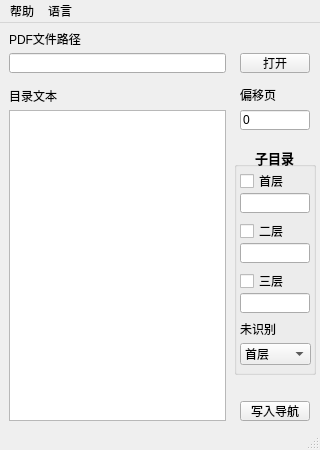
<?xml version="1.0" encoding="UTF-8"?>
<ui version="4.0">
 <class>PDFdir</class>
 <widget class="QMainWindow" name="PDFdir">
  <property name="geometry">
   <rect>
    <x>0</x>
    <y>0</y>
    <width>320</width>
    <height>450</height>
   </rect>
  </property>
  <property name="sizePolicy">
   <sizepolicy hsizetype="Ignored" vsizetype="Ignored">
    <horstretch>0</horstretch>
    <verstretch>0</verstretch>
   </sizepolicy>
  </property>
  <property name="minimumSize">
   <size>
    <width>320</width>
    <height>450</height>
   </size>
  </property>
  <property name="maximumSize">
   <size>
    <width>320</width>
    <height>450</height>
   </size>
  </property>
  <property name="windowTitle">
   <string>PDFdir</string>
  </property>
  <widget class="QWidget" name="centralwidget">
   <widget class="QLineEdit" name="pdf_path_edit">
    <property name="geometry">
     <rect>
      <x>9</x>
      <y>30</y>
      <width>217</width>
      <height>20</height>
     </rect>
    </property>
   </widget>
   <widget class="QPushButton" name="open_button">
    <property name="geometry">
     <rect>
      <x>240</x>
      <y>30</y>
      <width>70</width>
      <height>20</height>
     </rect>
    </property>
    <property name="text">
     <string>打开</string>
    </property>
   </widget>
   <widget class="QTextEdit" name="dir_text_edit">
    <property name="geometry">
     <rect>
      <x>9</x>
      <y>87</y>
      <width>217</width>
      <height>311</height>
     </rect>
    </property>
    <property name="font">
     <font>
      <pointsize>8</pointsize>
     </font>
    </property>
    <property name="html">
     <string>&lt;!DOCTYPE HTML PUBLIC &quot;-//W3C//DTD HTML 4.0//EN&quot; &quot;http://www.w3.org/TR/REC-html40/strict.dtd&quot;&gt;
&lt;html&gt;&lt;head&gt;&lt;meta name=&quot;qrichtext&quot; content=&quot;1&quot; /&gt;&lt;style type=&quot;text/css&quot;&gt;
p, li { white-space: pre-wrap; }
&lt;/style&gt;&lt;/head&gt;&lt;body style=&quot; font-family:'.SF NS Text'; font-size:8pt; font-weight:400; font-style:normal;&quot;&gt;
&lt;p style=&quot;-qt-paragraph-type:empty; margin-top:0px; margin-bottom:0px; margin-left:0px; margin-right:0px; -qt-block-indent:0; text-indent:0px; font-family:'SimSun';&quot;&gt;&lt;br /&gt;&lt;/p&gt;&lt;/body&gt;&lt;/html&gt;</string>
    </property>
    <property name="acceptRichText">
     <bool>false</bool>
    </property>
   </widget>
   <widget class="QPushButton" name="export_button">
    <property name="geometry">
     <rect>
      <x>240</x>
      <y>378</y>
      <width>70</width>
      <height>20</height>
     </rect>
    </property>
    <property name="text">
     <string>写入导航</string>
    </property>
   </widget>
   <widget class="QLabel" name="label">
    <property name="geometry">
     <rect>
      <x>9</x>
      <y>6</y>
      <width>214</width>
      <height>19</height>
     </rect>
    </property>
    <property name="text">
     <string>PDF文件路径</string>
    </property>
   </widget>
   <widget class="QLabel" name="label_2">
    <property name="geometry">
     <rect>
      <x>9</x>
      <y>63</y>
      <width>217</width>
      <height>19</height>
     </rect>
    </property>
    <property name="text">
     <string>目录文本</string>
    </property>
   </widget>
   <widget class="QLabel" name="label_3">
    <property name="geometry">
     <rect>
      <x>240</x>
      <y>65</y>
      <width>54</width>
      <height>13</height>
     </rect>
    </property>
    <property name="text">
     <string>偏移页</string>
    </property>
   </widget>
   <widget class="QLineEdit" name="offset_edit">
    <property name="geometry">
     <rect>
      <x>240</x>
      <y>87</y>
      <width>70</width>
      <height>20</height>
     </rect>
    </property>
    <property name="inputMethodHints">
     <set>Qt::ImhDigitsOnly</set>
    </property>
    <property name="text">
     <string>0</string>
    </property>
    <property name="maxLength">
     <number>3</number>
    </property>
   </widget>
   <widget class="QLineEdit" name="level0_edit">
    <property name="geometry">
     <rect>
      <x>240</x>
      <y>170</y>
      <width>70</width>
      <height>20</height>
     </rect>
    </property>
    <property name="text">
     <string extracomment="可变部分用*代替，如“第*部分”"/>
    </property>
    <property name="echoMode">
     <enum>QLineEdit::Normal</enum>
    </property>
   </widget>
   <widget class="QCheckBox" name="level0_box">
    <property name="geometry">
     <rect>
      <x>240</x>
      <y>150</y>
      <width>71</width>
      <height>16</height>
     </rect>
    </property>
    <property name="text">
     <string>首层</string>
    </property>
   </widget>
   <widget class="QLineEdit" name="level1_edit">
    <property name="geometry">
     <rect>
      <x>240</x>
      <y>220</y>
      <width>70</width>
      <height>20</height>
     </rect>
    </property>
    <property name="text">
     <string extracomment="可变部分用*代替，如“第*章”"/>
    </property>
   </widget>
   <widget class="QCheckBox" name="level1_box">
    <property name="geometry">
     <rect>
      <x>240</x>
      <y>200</y>
      <width>71</width>
      <height>16</height>
     </rect>
    </property>
    <property name="text">
     <string>二层</string>
    </property>
   </widget>
   <widget class="QLineEdit" name="level2_edit">
    <property name="geometry">
     <rect>
      <x>240</x>
      <y>270</y>
      <width>70</width>
      <height>20</height>
     </rect>
    </property>
    <property name="text">
     <string extracomment="可变部分用*代替，如“第*节”"/>
    </property>
   </widget>
   <widget class="QCheckBox" name="level2_box">
    <property name="geometry">
     <rect>
      <x>240</x>
      <y>250</y>
      <width>71</width>
      <height>16</height>
     </rect>
    </property>
    <property name="text">
     <string>三层</string>
    </property>
   </widget>
   <widget class="QLabel" name="label_4">
    <property name="geometry">
     <rect>
      <x>240</x>
      <y>300</y>
      <width>54</width>
      <height>12</height>
     </rect>
    </property>
    <property name="text">
     <string extracomment="以上三层均未识别出的时归为哪层">未识别</string>
    </property>
   </widget>
   <widget class="QComboBox" name="select_level_box">
    <property name="geometry">
     <rect>
      <x>240</x>
      <y>320</y>
      <width>71</width>
      <height>22</height>
     </rect>
    </property>
    <property name="currentText">
     <string extracomment="以上三层均未识别出的时归为哪层">首层</string>
    </property>
    <item>
     <property name="text">
      <string>首层</string>
     </property>
    </item>
    <item>
     <property name="text">
      <string>二层</string>
     </property>
    </item>
    <item>
     <property name="text">
      <string>三层</string>
     </property>
    </item>
   </widget>
   <widget class="QGroupBox" name="groupBox">
    <property name="geometry">
     <rect>
      <x>234</x>
      <y>123</y>
      <width>82</width>
      <height>229</height>
     </rect>
    </property>
    <property name="font">
     <font>
      <pointsize>10</pointsize>
      <weight>75</weight>
      <italic>false</italic>
      <bold>true</bold>
      <underline>false</underline>
      <kerning>true</kerning>
     </font>
    </property>
    <property name="autoFillBackground">
     <bool>true</bool>
    </property>
    <property name="title">
     <string>子目录</string>
    </property>
    <property name="alignment">
     <set>Qt::AlignCenter</set>
    </property>
    <property name="flat">
     <bool>false</bool>
    </property>
    <property name="checkable">
     <bool>false</bool>
    </property>
   </widget>
   <zorder>groupBox</zorder>
   <zorder>pdf_path_edit</zorder>
   <zorder>open_button</zorder>
   <zorder>dir_text_edit</zorder>
   <zorder>export_button</zorder>
   <zorder>label</zorder>
   <zorder>label_2</zorder>
   <zorder>label_3</zorder>
   <zorder>offset_edit</zorder>
   <zorder>level0_edit</zorder>
   <zorder>level0_box</zorder>
   <zorder>level1_edit</zorder>
   <zorder>level1_box</zorder>
   <zorder>level2_edit</zorder>
   <zorder>level2_box</zorder>
   <zorder>label_4</zorder>
   <zorder>select_level_box</zorder>
  </widget>
  <widget class="QStatusBar" name="statusbar">
   <property name="font">
    <font>
     <pointsize>7</pointsize>
    </font>
   </property>
  </widget>
  <widget class="QMenuBar" name="menuBar">
   <property name="geometry">
    <rect>
     <x>0</x>
     <y>0</y>
     <width>320</width>
     <height>22</height>
    </rect>
   </property>
   <widget class="QMenu" name="help_menu">
    <property name="title">
     <string>帮助</string>
    </property>
    <addaction name="home_page_action"/>
    <addaction name="help_action"/>
    <addaction name="update_action"/>
   </widget>
   <widget class="QMenu" name="menu">
    <property name="title">
     <string>语言</string>
    </property>
    <addaction name="english_action"/>
    <addaction name="chinese_action"/>
   </widget>
   <addaction name="help_menu"/>
   <addaction name="menu"/>
  </widget>
  <action name="home_page_action">
   <property name="text">
    <string>主页</string>
   </property>
  </action>
  <action name="help_action">
   <property name="text">
    <string>帮助手册</string>
   </property>
  </action>
  <action name="update_action">
   <property name="text">
    <string>检查更新</string>
   </property>
  </action>
  <action name="english_action">
   <property name="text">
    <string>English</string>
   </property>
  </action>
  <action name="chinese_action">
   <property name="text">
    <string>中文</string>
   </property>
  </action>
 </widget>
 <resources/>
 <connections/>
</ui>
